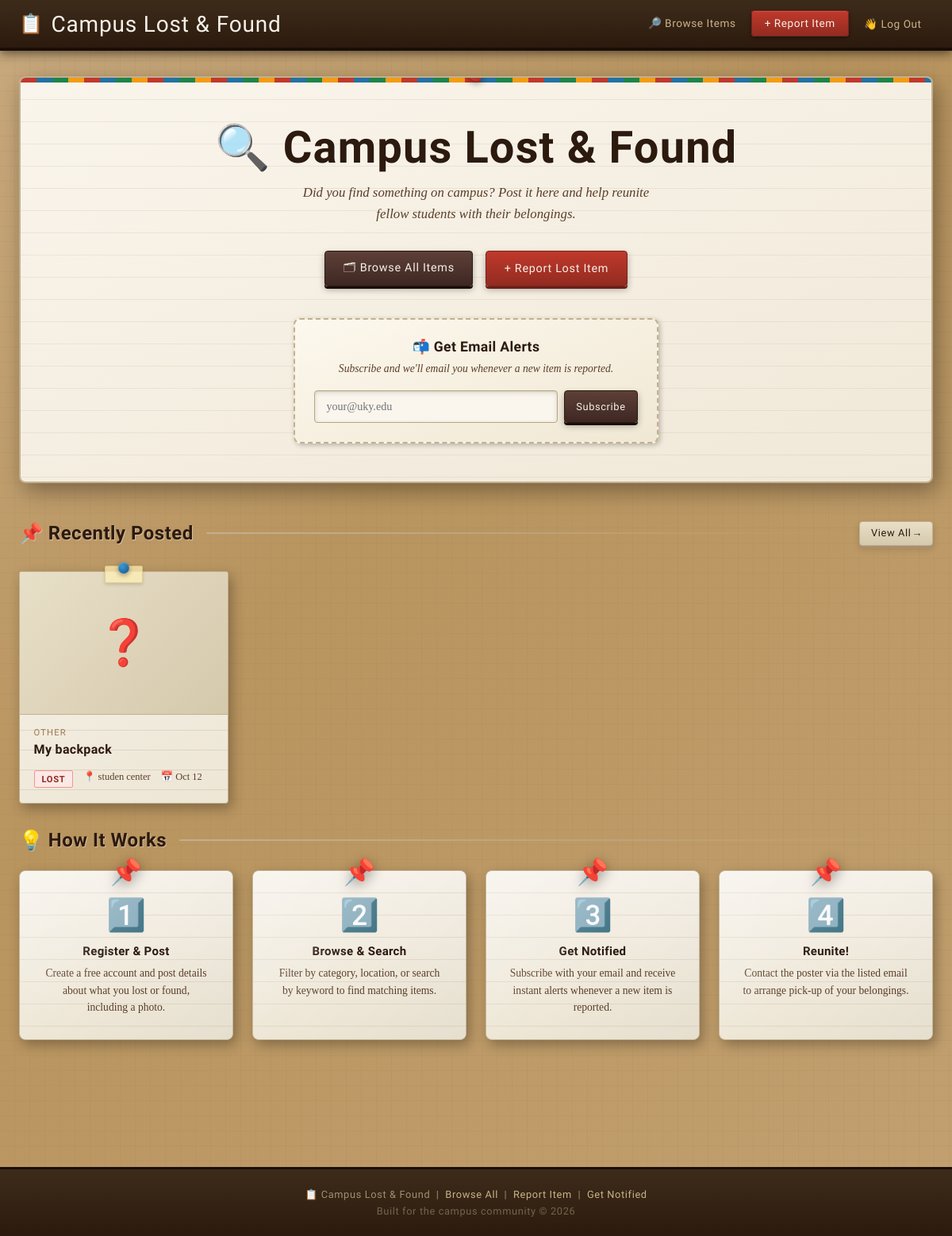
Before: / (signed in) with the older database file.
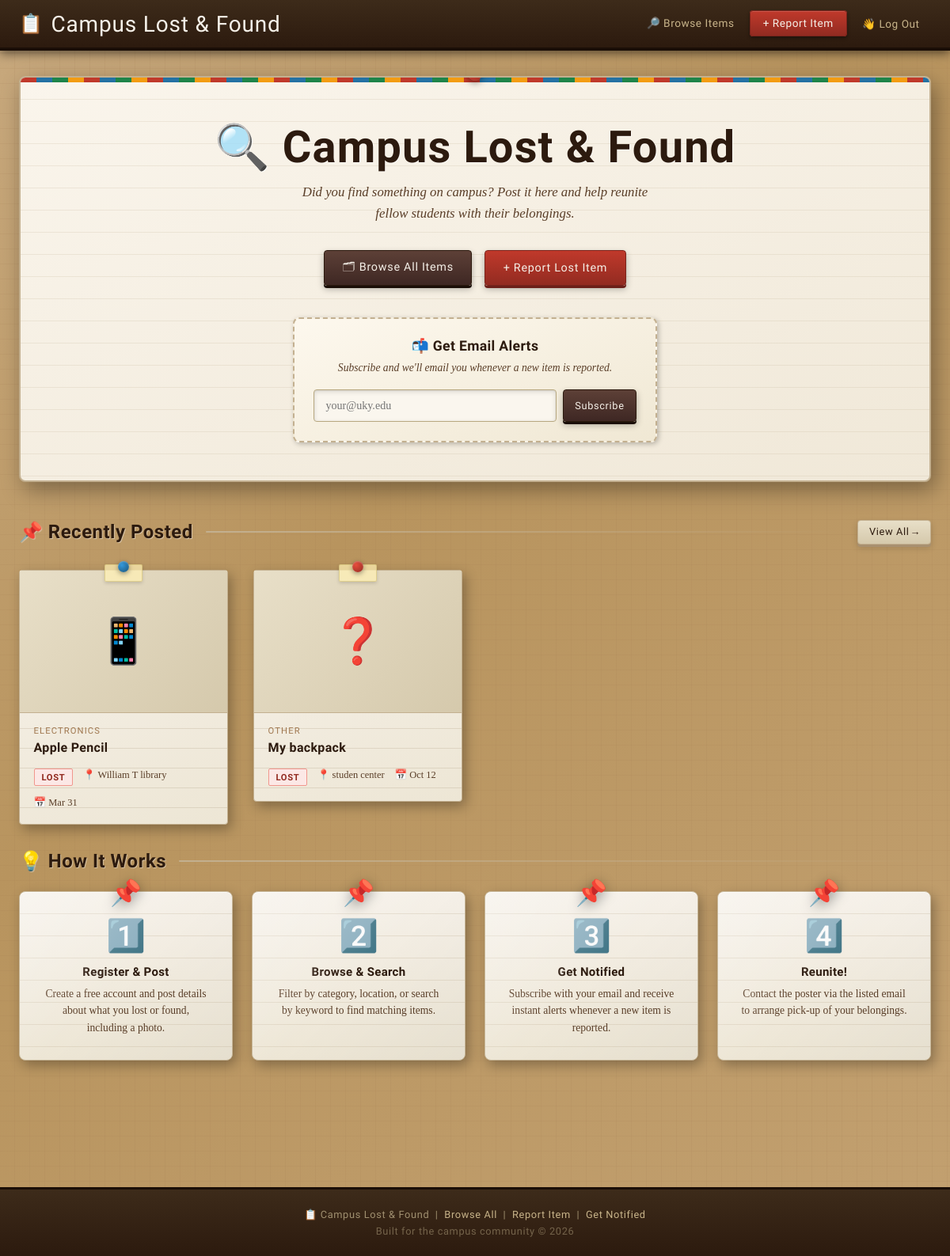
After: the same page with the newer database file.
### our_site/models.py (models this page shows, shortened)
class LostItem(models.Model):
    CATEGORY_CHOICES = [
        ('electronics', 'Electronics'),
        ('clothing', 'Clothing & Accessories'),
        ('keys', 'Keys'),
        ('wallet', 'Wallet & IDs'),
        ('backpack', 'Backpack & Bags'),
        ('jewelry', 'Jewelry'),
        ('books', 'Books & Notes'),
        ('sports', 'Sports Equipment'),
        ('other', 'Other'),
    ]
    STATUS_CHOICES = [
        ('lost', 'Lost'),
        ('found', 'Claimed'),
    ]
    title = models.CharField(max_length=200)
    description = models.TextField()
    category = models.CharField(max_length=50, choices=CATEGORY_CHOICES, default='other')
    location = models.CharField(max_length=200, help_text='Where did you find this item?')
    date_lost = models.DateField(help_text='Date item was lost or found')
    image = models.ImageField(upload_to='lost_items/', blank=True, null=True)
    reporter = models.ForeignKey(User, on_delete=models.SET_NULL, null=True, blank=True, related_name='reported_items')
    contact_email = models.EmailField(help_text='Email address people can reach you at')
    status = models.CharField(max_length=20, choices=STATUS_CHOICES, default='lost')
    created_at = models.DateTimeField(auto_now_add=True)
    updated_at = models.DateTimeField(auto_now=True)
    class Meta:
        ordering = ['-created_at']

### our_site/views.py (the view)
# urls.py: path('', views.home, name='home'),
def home(request):
    recent_items = LostItem.objects.filter(status='lost').order_by('-created_at')[:6]
    subscribe_form = EmailSubscriptionForm()
    return render(request, 'our_site/home.html', {
        'recent_items': recent_items,
        'subscribe_form': subscribe_form,
    })

### our_site/forms.py (shortened to what this page needs)
class EmailSubscriptionForm(forms.ModelForm):
    class Meta:
        model = EmailSubscription
        fields = ['email']
        widgets = {
            'email': forms.EmailInput(attrs={
                'class': 'form-control',
                'placeholder': 'your@uky.edu'
            })
        }
        labels = {
            'email': 'Email Address'
        }

### our_site/templates/our_site/home.html (shortened to what the changed rows need)
{% extends 'our_site/base.html' %}
{% load static %}
{% block content %}
<div class="page-wrapper">
  <section class="hero">
    <h1 class="hero-title">🔍 Campus Lost &amp; Found</h1>
  </section>
  {% if request.user.is_authenticated %}
  <div class="section-header">
    <h2 class="section-title">📌 Recently Posted</h2>
  </div>
  {% if recent_items %}
  <div class="items-grid">
    {% for item in recent_items %}
    <a href="{% url 'item_detail' item.pk %}" class="item-card-link" style="text-decoration:none;color:inherit;">
      <article class="item-card">
        <div class="pin {% if item.status == 'found' %}green{% else %}{% cycle 'blue' '' '' '' '' '' %}{% endif %}"></div>
        {% if item.image %}
          <img src="{{ item.image.url }}" alt="{{ item.title }}" class="item-card-img">
        {% else %}
          <div class="item-card-img-placeholder">
            {% if item.category == 'electronics' %}📱
            {% elif item.category == 'keys' %}🔑
            {% elif item.category == 'wallet' %}👛
            {% elif item.category == 'backpack' %}🎒
            {% elif item.category == 'clothing' %}👕
            {% elif item.category == 'jewelry' %}💍
            {% elif item.category == 'books' %}📚
            {% elif item.category == 'sports' %}⚽
            {% else %}❓{% endif %}
          </div>
        {% endif %}
        <div class="item-card-body">
          <div class="item-card-category">{{ item.get_category_display }}</div>
          <h3 class="item-card-title">{{ item.title }}</h3>
          <div class="item-card-meta">
            <span class="item-status-badge badge-{{ item.status }}">{{ item.get_status_display }}</span>
            <span>📍 {{ item.location }}</span>
            <span>📅 {{ item.date_lost|date:"M j" }}</span>
          </div>
        </div>
      </article>
    </a>
    {% endfor %}
  </div>
  {% endif %}
  {% endif %}
  <div class="section-header mt-4">
    <h2 class="section-title">💡 How It Works</h2>
  </div>
</div>
{% endblock %}

Changed rows visible on the page:
added LostItem: category "ELECTRONICS", title "Apple Pencil", status "LOST", location "William T library", date_lost "Mar 31"
